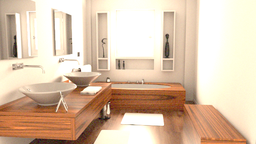
#> input picture 双边滤波/noise.png, 256 x 144 px, shrunk from 640 x 360 before the run
$ jupyter execute bilateral_homework.ipynb
#> lines starting #> are read from the running program, lines starting #| are printed output that depends on the picture
# 媒体计算2022 小作业1 双边滤波
## 作业目标
实现对于图像的双边滤波。
## 滤波知识回顾
### 降噪与滤波
现实中的数字图像在数字化和传输过程中常受到成像设备与外部环境等影响，产生一定的噪声；通过光线追踪渲染出的图像在采样数不足的情况下也会具有较大的方差。所以，图像降噪对于提高图像的视觉质量具有重要的作用。而滤波是最常见的一类降噪方法，其核心思想为利用每个像素的邻域，减小像素的方差，通常做法为对每个像素和其周围像素进行加权平均或排序选择。滤波的具体算法有高斯滤波、中值滤波，双边滤波等等。接下来我们分别介绍一下高斯滤波和双边滤波。

### 一些定义
对于一张二维灰度图像$I$，我们定义：

$I(x_{ij})$为图像在第i行第j列处的亮度值，$x_{ij}$为二维的像素坐标

亮度和坐标的范围均归一化到[0,1]

距离的度量采用L2距离
### 高斯滤波
高斯滤波就是对一个像素$x_{ij}$周围的一定范围内的像素值分别赋以不同的权重值，并在加权平均后得到当前像素的最终结果。这个权重值符合高斯核函数：

$$\omega(x_{ij},x_{kl})=\frac{1}{2\pi\sigma_s^2}exp(-\frac{||x_{ij}-x_{kl}||^2}{2\sigma_s^2})$$

高斯核函数可视化的结果如下，可以看出，像素之间的距离越近，核函数的值越大，权重越大；距离越远，权重越小。

在实际应用中，我们采用的是离散的高斯滤波核函数，并且为节约计算量，我们通常只计算某个邻域范围内所有像素的权重，并进行加权平均：
$$I_{filtered}(x_{ij}) = \frac{\sum_{x_{kl}\in N(x_{ij})} I(x_{kl})\omega(x_{ij},x_{kl})}{\sum_{x_{kl}\in N(x_{ij})} \omega(x_{ij},x_{kl})}$$

对一幅图像应用高斯滤波之后的结果如下（原图与降噪结果）

可以看出在图像的平滑区域，高斯滤波能较好的去除图像中的噪声，可是在图像的边缘如帽子、眼睛的轮廓部分发生了模糊，因为高斯滤波把相邻的颜色差异较大的像素进行了平均。

为解决这个问题，我们引入双边滤波。

### 双边滤波
相比高斯滤波，bilateral filter双边滤波器可以在去噪的同时，很好的保留图像中的边缘信息，这是因为双边滤波在考虑图像的空间邻近度之外，还考虑了像素值相似度。

具体的来说，双边滤波的公式和高斯滤波基本一致，只不过权重$\omega(x_{ij},x_{kl})$分成了两部分的乘积：

$$\omega(x_{ij},x_{kl})=\frac{1}{2\pi\sigma_s^2}\frac{1}{2\pi\sigma_r^2}exp(-\frac{||x_{ij}-x_{kl}||^2}{2\sigma_s^2})exp(-\frac{||I(x_{ij})-I(x_{kl})||^2}{2\sigma_r^2})$$

乘积的第一部分和高斯滤波一样，衡量像素之间位置的相关性，而第二项衡量的是相邻像素的颜色相关性，颜色越接近，权重越大。

直观上理解，只有两个像素的颜色和位置都比较相近，权重才会比较大，这样，在图像边缘部分像素所在部分的另一侧的影响就会比较小，达到了保留边界的效果。

### 联合双边滤波

在渲染中，由于采样数不足导致渲染结果的方差较大，于是不在边界处的相邻像素颜色可能差异也比较大，此时应用双边滤波无法获得较好的降噪效果。但在渲染过程中，我们可以更轻松的获得一些方差较小的辅助信息如法线或深度信息，此时我们也可以应用这种辅助图像来判断相邻像素的值域相关性：

$$\omega(x_{ij},x_{kl})=\frac{1}{2\pi\sigma_s^2}\frac{1}{2\pi\sigma_r^2}exp(-\frac{||x_{ij}-x_{kl}||^2}{2\sigma_s^2})exp(-\frac{||A(x_{ij})-A(x_{kl})||^2}{2\sigma_r^2})$$

其中$A$代表的就是辅助图像。

## 算法实现
首先，引入一些python库，并读取图片

[cell 1]
import numpy as np
from PIL import Image
from tqdm import tqdm #进度条
import sys
import math
src = np.asarray(Image.open("noise.png"))[...,:3]
display(Image.fromarray(src))
src_norm = src/255.0

接下来分别对每个像素进行三种滤波操作。

将每个像素的邻域设置为以该像素为中心，边长为filter_diameter的正方形，邻域像素权重按照上述公式计算。

对于联合双边滤波，提供辅助的法线图像。

请同学参照提供代码，补充三种滤波代码。

### 高斯滤波

[cell 2]
def gaussian_filter(source, x, y, diameter, sigma_s):
    #source: noisy input image
    #x,y: pixel coordinate
    #diameter: 邻域设置为以x,y为中心，diameter为边长的正方形，邻域中超出边界的像素不参与计算
    #sigma_s: 参照高斯滤波公式

    filtered = np.zeros(3)
    #need your code here
    ax = np.linspace(-(diameter - 1) / 2., (diameter - 1) / 2., diameter)
    xx, yy = np.meshgrid(ax, ax)
    kernel = np.exp(-0.5 * (np.square(xx) + np.square(yy)) / np.square(sigma_s))
    kernel=kernel/np.sum(kernel)
    half_d = diameter // 2
    for dx in range(-half_d, half_d + 1):
        for dy in range(-half_d, half_d + 1):
            if 0 <= x + dx < source.shape[0] and 0 <= y + dy < source.shape[1]:
                weight = kernel[dx + half_d, dy + half_d]
                filtered += weight * source[x + dx, y + dy]
    return filtered

filter_diameter=3
sigma_s = 1 #0.2
gaussian_filtered_image = np.zeros(src_norm.shape)
bilateral_filtered_image = np.zeros(src_norm.shape)
joint_bilateral_filtered_image = np.zeros(src_norm.shape)

for i in tqdm(range(src_norm.shape[0])):
    for j in range(src_norm.shape[1]):
        gaussian_filtered_image[i][j] = gaussian_filter(src_norm, i, j, filter_diameter, sigma_s)
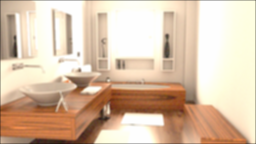
#> gaussian_filtered_image: shape (144, 256, 3) float64; mean R, G, B 0.86, 0.765, 0.672

display(Image.fromarray((gaussian_filtered_image*255).astype(np.uint8)))
Image.fromarray((gaussian_filtered_image*255).astype(np.uint8)).save("result_gf.png")

### 双边滤波

[cell 3]
def bilateral_filter(source, x, y, diameter, sigma_r, sigma_s):
    #source: noisy input image
    #x,y: pixel coordinate
    #diameter: 邻域设置为以x,y为中心，diameter为边长的正方形，邻域中超出边界的像素不参与计算
    #sigma_r/sigma_s: 参照双边滤波公式

    filtered = np.zeros(3)
    #need your code here
    ax = np.linspace(-(diameter - 1) / 2., (diameter - 1) / 2., diameter)
    xx, yy = np.meshgrid(ax, ax)
    kernel = np.exp(-0.5 * (np.square(xx) + np.square(yy)) / np.square(sigma_s))
    kernel=kernel/np.sum(kernel)
    half_d = diameter // 2

    filtered = np.zeros(3)
    norm_factor = 0
    for dx in range(-half_d, half_d + 1):
        for dy in range(-half_d, half_d + 1):
            if 0 <= x + dx < source.shape[0] and 0 <= y + dy < source.shape[1]:
                neighbor_intensity = source[x + dx, y + dy]
                center_intensity = source[x, y]

                spatial_weight = kernel[dx + half_d, dy + half_d]
                range_weight = np.exp(-0.5 * np.linalg.norm(neighbor_intensity - center_intensity) ** 2 / sigma_r ** 2)
                weight = spatial_weight * range_weight

                filtered += weight * neighbor_intensity
                norm_factor += weight

    return filtered / norm_factor if norm_factor > 0 else source[x, y]


#you can try different parameters here(optional)
filter_diameter=5       #1
sigma_r = 0.1         #0.1
sigma_s = 1       #0.1
bilateral_filtered_image = np.zeros(src_norm.shape)

for i in tqdm(range(src_norm.shape[0])):
    for j in range(src_norm.shape[1]):
        bilateral_filtered_image[i][j] = bilateral_filter(src_norm, i, j, filter_diameter, sigma_r, sigma_s)

display(Image.fromarray((bilateral_filtered_image*255).astype(np.uint8)))
Image.fromarray((bilateral_filtered_image*255).astype(np.uint8)).save("result_bf.png")

### 联合双边滤波

[cell 4]
def joint_bilateral_filter(source, aux, x, y, diameter, sigma_r, sigma_s):
    #source: noisy input image
    #aux: auxiliary image
    #x,y: pixel coordinate
    #diameter: 邻域设置为以x,y为中心，diameter为边长的正方形，邻域中超出边界的像素不参与计算
    #sigma_r/sigma_s: 参照双边滤波公式

    filtered = np.zeros(3)
    #need your code here
    ax = np.linspace(-(diameter - 1) / 2., (diameter - 1) / 2., diameter)
    xx, yy = np.meshgrid(ax, ax)
    kernel = np.exp(-0.5 * (np.square(xx) + np.square(yy)) / np.square(sigma_s))
    kernel=kernel/np.sum(kernel)
    half_d = diameter // 2

    filtered = np.zeros(3)  # Assuming a 3-channel (RGB) image
    norm_factor = 0  # Normalization factor

    for dx in range(-half_d, half_d + 1):
        for dy in range(-half_d, half_d + 1):
            # Check if the pixel is inside the image boundaries
            if 0 <= x + dx < source.shape[0] and 0 <= y + dy < source.shape[1]:
                neighbor_intensity_source = source[x + dx, y + dy]
                neighbor_intensity_aux = aux[x + dx, y + dy]
                center_intensity_aux = aux[x, y]

                spatial_weight = kernel[dx + half_d, dy + half_d]
                range_weight = np.exp(-0.5 * np.linalg.norm(neighbor_intensity_aux - center_intensity_aux) ** 2 / sigma_r ** 2)

                weight = spatial_weight * range_weight

                filtered += weight * neighbor_intensity_source
                norm_factor += weight

    return filtered / norm_factor if norm_factor > 0 else source[x, y]


aux = np.asarray(Image.open("normal.png"))
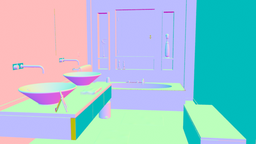
#> input picture 双边滤波/normal.png, 256 x 144 px, shrunk from 640 x 360 before the run
#> aux is the input picture: shape (144, 256, 3); mean R, G, B 160, 198.3, 210.9
display(Image.fromarray(aux))
aux_norm = aux/255.0

#you can try different parameters here(optional)
filter_diameter=5
sigma_r = 0.1       #0.1
sigma_s = 1         #0.1
joint_bilateral_filtered_image = np.zeros(src_norm.shape)

for i in tqdm(range(src_norm.shape[0])):
    for j in range(src_norm.shape[1]):
        joint_bilateral_filtered_image[i][j] = joint_bilateral_filter(src_norm, aux_norm, i, j, filter_diameter, sigma_r, sigma_s)
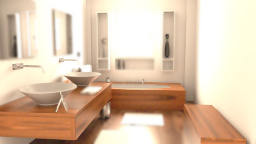
#> joint_bilateral_filtered_image: shape (144, 256, 3) float64; mean R, G, B 0.865, 0.77, 0.676

display(Image.fromarray((joint_bilateral_filtered_image*255).astype(np.uint8)))
Image.fromarray((joint_bilateral_filtered_image*255).astype(np.uint8)).save("result_jbf.png")
